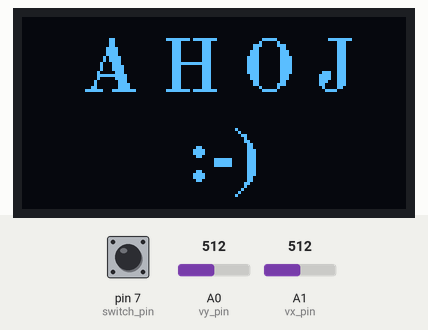
Bench run of a sketch on a simulated Arduino Uno, built with avr-gcc and run on an emulated ATmega328P. On the bench: 128×64 one-colour display. The test bench sets the inputs (shaded band); at power-on: pin 7 (switch_pin) HIGH, A0 (vy_pin) = 512, A1 (vx_pin) = 512.

1.3 s: pin 7 (switch_pin) pulled LOW for 1 s
Above: at 3.3 s.
3.9 s: pin 7 (switch_pin) pulled LOW for 3.2 s
Timing chart, 0 to 6.9 s (numbered marks = the images above; inputs shaded):
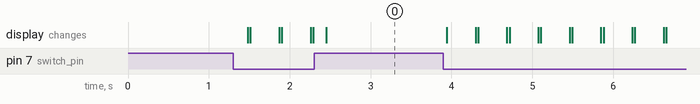

The sketch:

joystick.ino
```cpp
#include "U8glib.h"

// inicializace OLED
U8GLIB_SSD1306_128X64 u8g(U8G_I2C_OPT_NONE);
// nastaveni pinu joysticku
const int vy_pin = A0;
const int vx_pin = A1;
const int switch_pin = 7;

const int sirka_displeje = 128;
const int vyska_displeje = 64;

const int mala_rychlost = 1;
const int velka_rychlost = 5;

// zobrazuje se pozdrav?
int pozdrav = 0;

// aktualni souradnice puntiku
int x = 0;
int y = 0;
// nove souradnice punitku
int nx = 0;
int ny = 0;

void setup() {
  //  Serial.begin(9600);
  pinMode(vx_pin, INPUT);
  pinMode(vy_pin, INPUT);
  pinMode(switch_pin, INPUT);
  // zatim nevim proc
  digitalWrite(switch_pin, HIGH);
}

void vykresli(int x, int y) {
  u8g.setColorIndex(1);
  u8g.drawPixel(x, y);
}

void smaz(int x, int y) {
  u8g.setColorIndex(0);
  u8g.drawPixel(x, y);
}

int dejRychlost(int joystick) {
  if (joystick > 850) {
    return velka_rychlost;
  } else if (joystick > 650) {
    return mala_rychlost;
  } else if (joystick < 150) {
    return -velka_rychlost;
  } else if (joystick < 350) {
    return -mala_rychlost;
  }
  return 0;
}

void loop() {
  // precti stav joysticku
  int vx = analogRead(vx_pin);
  int vy = analogRead(vy_pin);
  int sw = digitalRead(switch_pin);
  //  Serial.println(sw);

  // detekce, zda je stisknuty spinac, stisknuto = LOW
  if (sw == LOW) {
    if (pozdrav == 0) {
      pozdrav = 1;
    } else {
      pozdrav = 0;
    }
  }

  // zobraz pozdrav
  if (pozdrav == 1) {
    u8g.setFont(u8g_font_osb18);
    // vykresli napis
    u8g.firstPage();
    do {
      u8g.drawStr(20, 25, "A H O J");
      u8g.drawStr(55, 55, ":-)");
    } while (u8g.nextPage());
  } else {
    // spocitej posun
    nx = x + dejRychlost(vx);
    ny = y + dejRychlost(vy);
    // ohraniceni displejem, kontrola rozsahu, aby to nepodlezlo
    if (nx < 0) {
      nx = 0;
    }
    if (ny < 0) {
      ny = 0;
    }
    if (nx >= sirka_displeje) {
      nx = sirka_displeje - 1;
    }
    if (ny >= vyska_displeje) {
      ny = vyska_displeje - 1;
    }
    // pokud se nekam pohnul, tak smaz stary bodik
    if ((nx != x) || (ny != y)) {
      smaz(x, y);
    }
    // vykresli novy
    u8g.firstPage();
    do {
      vykresli(nx, ny);
    } while (u8g.nextPage());
    x = nx;
    y = ny;
  }
  delay(5);
}
```

Measured:
- after the input at 1.3 s, the display: changes after 0.18 s (image 0)
